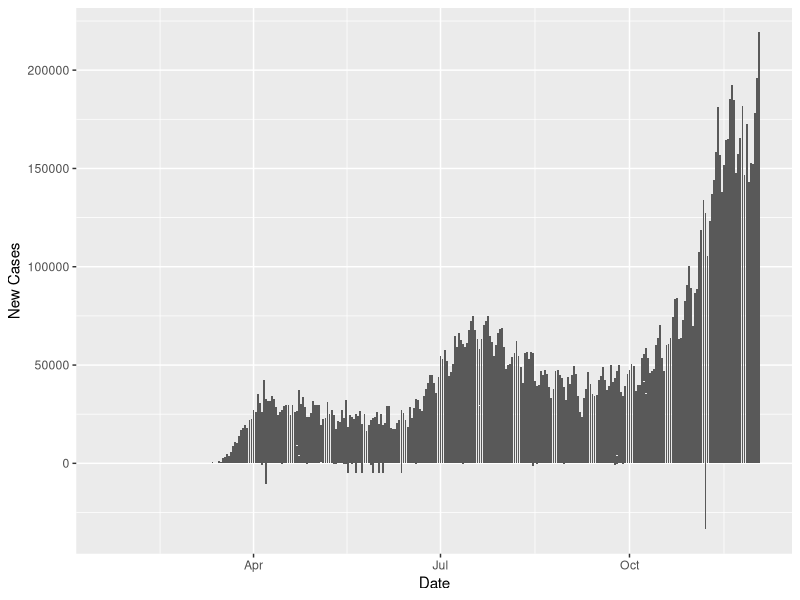
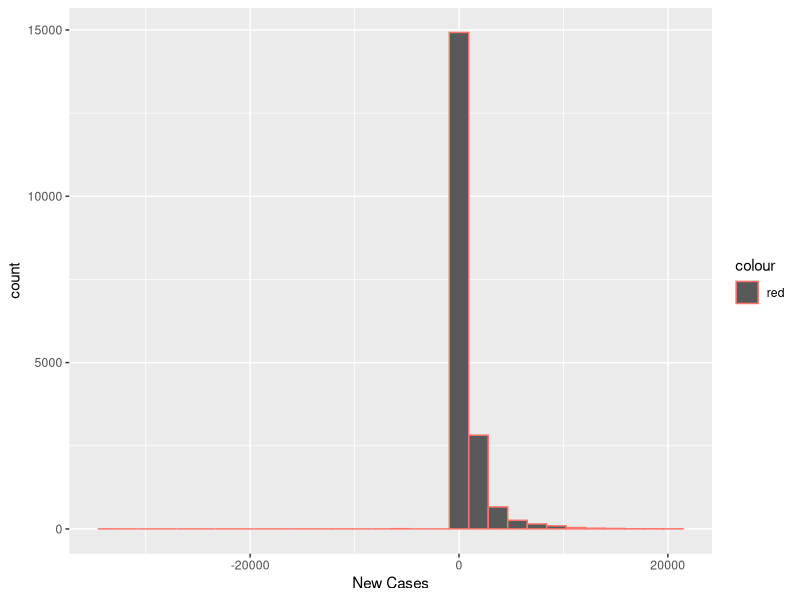
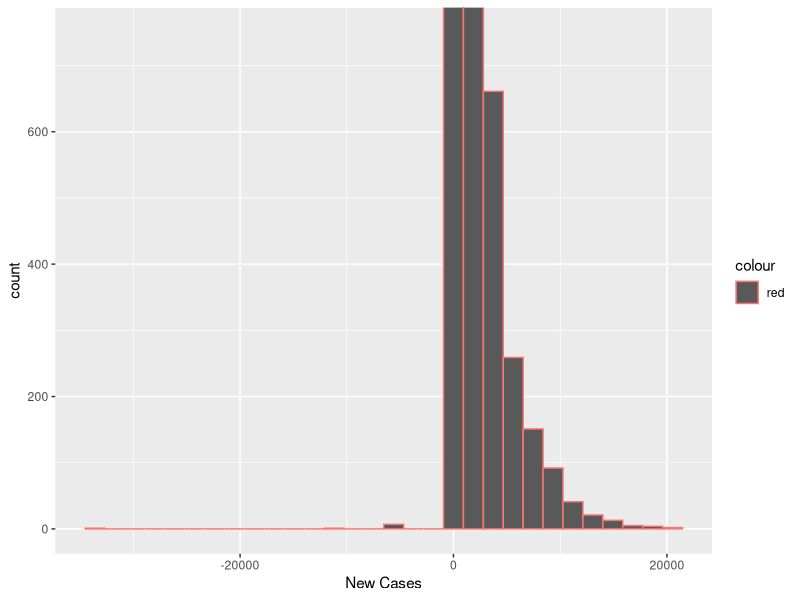
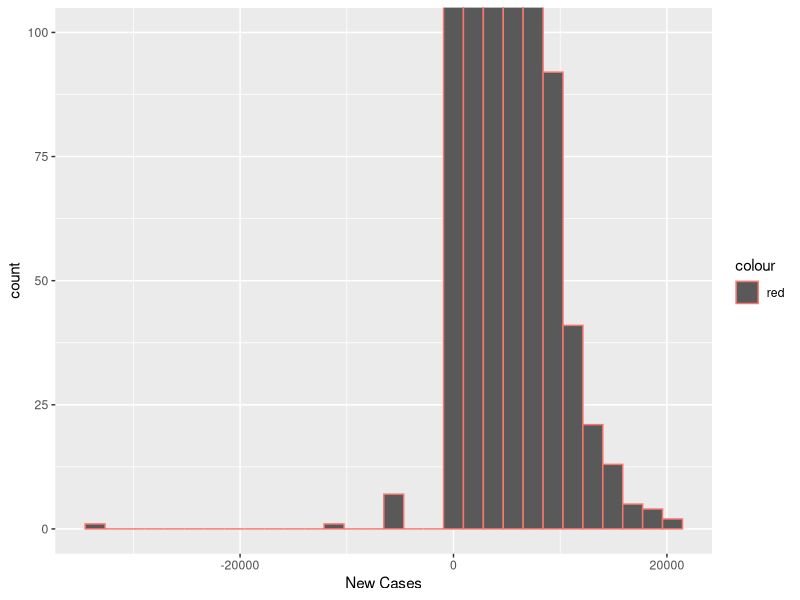
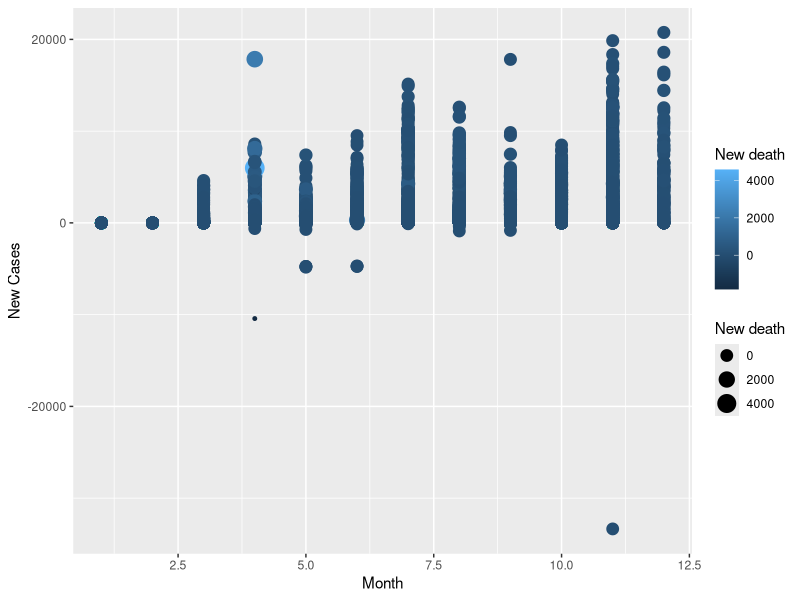
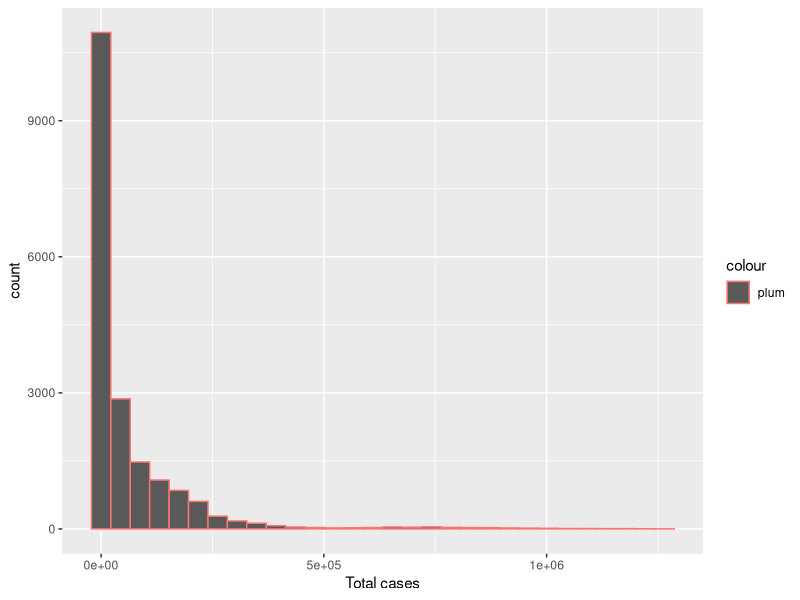
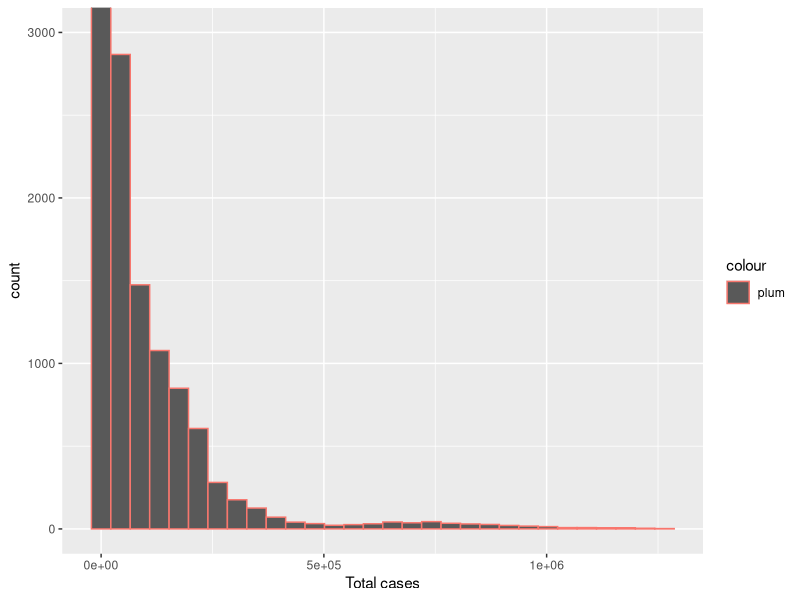
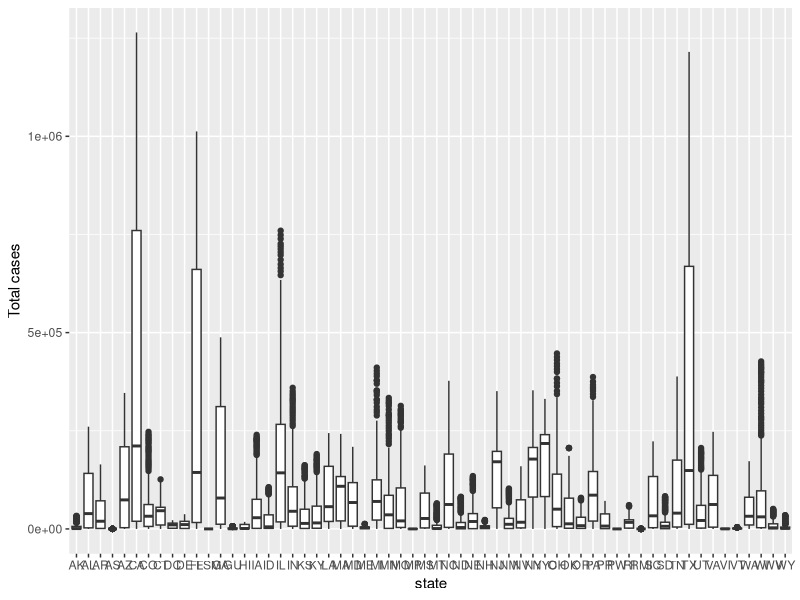

Reproduce these figures in R, in order.
## ---- chunk 1
library(tidyverse)
library(lubridate)
library(ggplot2)

covid<-read_csv("Datasets/covid.csv")
covid
covid$Date<-as.Date(covid$Date, "%m/%d/%y")
covid$Month<-month(covid$Date)
which(is.na(covid$`Total cases`))
which(is.na(covid$`New cases`))
which(is.na(covid$`Total death`))
which(is.na(covid$`New death`))

glimpse(covid)

Covid.19<-tibble(covid[,c(1,2,3,6,8,11,13)])
Covid.19

Covid.19$`Total cases`<-as.integer(Covid.19$`Total cases`)
Covid.19$`New Cases`<-as.integer(Covid.19$`New Cases`)
Covid.19$`Total death`<-as.integer(Covid.19$`Total death`)
Covid.19$`New death`<-as.integer(Covid.19$`New death`)
Covid.19$Month<-as.integer(Covid.19$Month)

ggplot(data=Covid.19, aes(x=Date , y=`New Cases`))+geom_col()
ggplot(data=Covid.19)+geom_histogram(aes(x=`New Cases`, col="red"))
ggplot(data=Covid.19)+
  geom_histogram(aes(x=`New Cases`, col="red"))+
  coord_cartesian(ylim = c(0,750))

ggplot(data=Covid.19)+
  geom_histogram(aes(x=`New Cases`, col="red"))+
  coord_cartesian(ylim = c(0,100))

ggplot(Covid.19, aes(x=Month, y=`New Cases`, size=`New death`))+geom_point(aes(col=`New death`))

subset(Covid.19 , `New Cases`<0)
remove<-which(Covid.19$`New Cases`<0)
Covid.19<-Covid.19[-remove,]


ggplot(data=Covid.19)+geom_histogram(aes(x=`Total cases`, col="plum"))

ggplot(data=Covid.19)+geom_histogram(aes(x=`Total cases`, col="plum"))+
  coord_cartesian(ylim = c(0,3000))

ggplot(data=Covid.19)+geom_boxplot(aes(x=state , y=`Total cases`))


#ggplot(Covid.19, aes(x=Date, y=`New Cases`))+geom_area()

highspread<-which(Covid.19$`Total cases`> 10000)
Covid.highspread<-Covid.19[highspread,]
unique(Covid.highspread$state)
unique(Covid.19$state)
